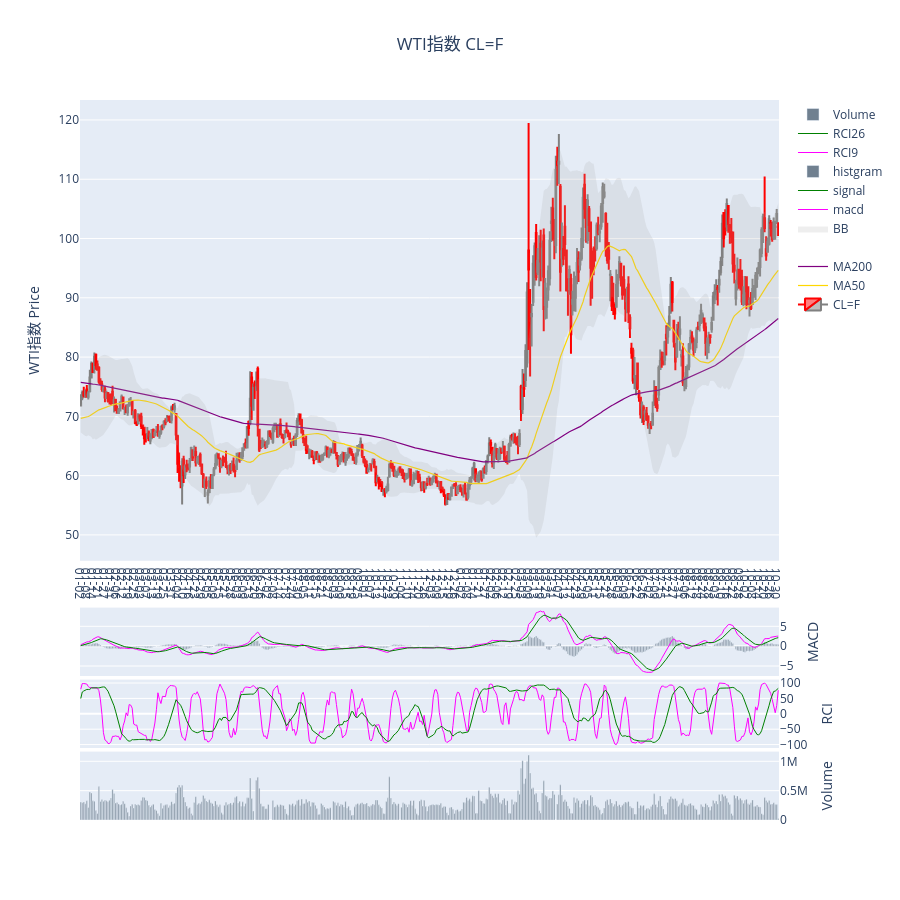

Notebook cell for this chart:
### Markdown cell above
### WTI

### Code cell
name = "WTI指数"
start = dt.datetime(2025, 1, 1).strftime("%Y-%m-%d")
# グラフ領域の作成
fig = stock_prices_and_oil_prices(
    code=wti,
    name=name,
    start=start,
    end=end,
    df_sp=None,
    df_wti=None
)
fig.show()

### Figure 1 — Plotly figure (JSON) as saved in the notebook; plotly's stock layout.template omitted (floating-point values rounded to 4 significant figures; data arrays with more than 128 entries replaced by an {"elided": "..."} marker saying what was removed)
{"data": [{"close": {"elided": "462 float values"}, "decreasing": {"line": {"color": "gray"}}, "high": {"elided": "462 float values"}, "increasing": {"line": {"color": "red"}}, "low": {"elided": "462 float values"}, "name": "CL=F", "open": {"elided": "462 float values"}, "type": "candlestick", "x": {"elided": "462 str values"}, "yaxis": "y"}, {"line": {"color": "gold", "width": 1.2}, "name": "MA50", "type": "scatter", "x": {"elided": "462 str values"}, "y": {"elided": "462 float values"}, "yaxis": "y"}, {"line": {"color": "purple", "width": 1.2}, "name": "MA200", "type": "scatter", "x": {"elided": "462 str values"}, "y": {"elided": "462 float values"}, "yaxis": "y"}, {"line": {"color": "lavender", "width": 0}, "name": "", "type": "scatter", "x": {"elided": "462 str values"}, "y": {"elided": "462 float values"}, "yaxis": "y"}, {"fill": "tonexty", "fillcolor": "rgba(170,170,170,.2)", "line": {"color": "lavender", "width": 0}, "name": "BB", "type": "scatter", "x": {"elided": "462 str values"}, "y": {"elided": "462 float values"}, "yaxis": "y"}, {"line": {"color": "magenta", "width": 1}, "name": "macd", "type": "scatter", "x": {"elided": "462 str values"}, "y": {"elided": "462 float values"}, "yaxis": "y3"}, {"line": {"color": "green", "width": 1}, "name": "signal", "type": "scatter", "x": {"elided": "462 str values"}, "y": {"elided": "462 float values"}, "yaxis": "y3"}, {"marker": {"color": "slategray"}, "name": "histgram", "type": "bar", "x": {"elided": "462 str values"}, "y": {"elided": "462 float values"}, "yaxis": "y3"}, {"line": {"color": "magenta", "width": 1}, "name": "RCI9", "type": "scatter", "x": {"elided": "462 str values"}, "y": {"elided": "462 float values"}, "yaxis": "y4"}, {"line": {"color": "green", "width": 1}, "name": "RCI26", "type": "scatter", "x": {"elided": "462 str values"}, "y": {"elided": "462 float values"}, "yaxis": "y4"}, {"marker": {"color": "slategray"}, "name": "Volume", "type": "bar", "x": {"elided": "462 str values"}, "y": {"elided": "462 int values"}, "yaxis": "y5"}], "layout": {"height": 900, "plot_bgcolor": "light blue", "title": {"text": "WTI指数 CL=F", "x": 0.5}, "xaxis": {"rangeslider": {"visible": false}, "ticktext": ["01-02", "01-08", "01-14", "01-21", "01-27", "01-31", "02-06", "02-12", "02-19", "02-25", "03-03", "03-07", "03-13", "03-19", "03-25", "03-31", "04-04", "04-10", "04-16", "04-23", "04-29", "05-05", "05-09", "05-15", "05-21", "05-28", "06-03", "06-09", "06-13", "06-20", "06-26", "07-02", "07-08", "07-14", "07-18", "07-24", "07-30", "08-05", "08-11", "08-15", "08-21", "08-27", "09-03", "09-09", "09-15", "09-19", "09-25", "10-01", "10-07", "10-13", "10-17", "10-23", "10-29", "11-04", "11-10", "11-14", "11-20", "11-26", "12-03", "12-09", "12-15", "12-19", "12-26", "01-02", "01-08", "01-14", "01-21", "01-27", "02-02", "02-06", "02-12", "02-19", "02-25", "03-03", "03-09", "03-13", "03-19", "03-25", "03-31", "04-07", "04-13", "04-17", "04-23", "04-29", "05-05", "05-11", "05-15", "05-21", "05-28", "06-03", "06-09", "06-15", "06-22", "06-26", "07-02", "07-09", "07-15", "07-21", "07-27", "07-31", "08-06", "08-12", "08-18", "08-24", "08-28", "09-03", "09-10", "09-16", "09-22", "09-28", "10-02", "10-08", "10-14", "10-20", "10-26", "10-30"], "tickvals": ["2025-01-02T00:00:00.000000", "2025-01-08T00:00:00.000000", "2025-01-14T00:00:00.000000", "2025-01-21T00:00:00.000000", "2025-01-27T00:00:00.000000", "2025-01-31T00:00:00.000000", "2025-02-06T00:00:00.000000", "2025-02-12T00:00:00.000000", "2025-02-19T00:00:00.000000", "2025-02-25T00:00:00.000000", "2025-03-03T00:00:00.000000", "2025-03-07T00:00:00.000000", "2025-03-13T00:00:00.000000", "2025-03-19T00:00:00.000000", "2025-03-25T00:00:00.000000", "2025-03-31T00:00:00.000000", "2025-04-04T00:00:00.000000", "2025-04-10T00:00:00.000000", "2025-04-16T00:00:00.000000", "2025-04-23T00:00:00.000000", "2025-04-29T00:00:00.000000", "2025-05-05T00:00:00.000000", "2025-05-09T00:00:00.000000", "2025-05-15T00:00:00.000000", "2025-05-21T00:00:00.000000", "2025-05-28T00:00:00.000000", "2025-06-03T00:00:00.000000", "2025-06-09T00:00:00.000000", "2025-06-13T00:00:00.000000", "2025-06-20T00:00:00.000000", "2025-06-26T00:00:00.000000", "2025-07-02T00:00:00.000000", "2025-07-08T00:00:00.000000", "2025-07-14T00:00:00.000000", "2025-07-18T00:00:00.000000", "2025-07-24T00:00:00.000000", "2025-07-30T00:00:00.000000", "2025-08-05T00:00:00.000000", "2025-08-11T00:00:00.000000", "2025-08-15T00:00:00.000000", "2025-08-21T00:00:00.000000", "2025-08-27T00:00:00.000000", "2025-09-03T00:00:00.000000", "2025-09-09T00:00:00.000000", "2025-09-15T00:00:00.000000", "2025-09-19T00:00:00.000000", "2025-09-25T00:00:00.000000", "2025-10-01T00:00:00.000000", "2025-10-07T00:00:00.000000", "2025-10-13T00:00:00.000000", "2025-10-17T00:00:00.000000", "2025-10-23T00:00:00.000000", "2025-10-29T00:00:00.000000", "2025-11-04T00:00:00.000000", "2025-11-10T00:00:00.000000", "2025-11-14T00:00:00.000000", "2025-11-20T00:00:00.000000", "2025-11-26T00:00:00.000000", "2025-12-03T00:00:00.000000", "2025-12-09T00:00:00.000000", "2025-12-15T00:00:00.000000", "2025-12-19T00:00:00.000000", "2025-12-26T00:00:00.000000", "2026-01-02T00:00:00.000000", "2026-01-08T00:00:00.000000", "2026-01-14T00:00:00.000000", "2026-01-21T00:00:00.000000", "2026-01-27T00:00:00.000000", "2026-02-02T00:00:00.000000", "2026-02-06T00:00:00.000000", "2026-02-12T00:00:00.000000", "2026-02-19T00:00:00.000000", "2026-02-25T00:00:00.000000", "2026-03-03T00:00:00.000000", "2026-03-09T00:00:00.000000", "2026-03-13T00:00:00.000000", "2026-03-19T00:00:00.000000", "2026-03-25T00:00:00.000000", "2026-03-31T00:00:00.000000", "2026-04-07T00:00:00.000000", "2026-04-13T00:00:00.000000", "2026-04-17T00:00:00.000000", "2026-04-23T00:00:00.000000", "2026-04-29T00:00:00.000000", "2026-05-05T00:00:00.000000", "2026-05-11T00:00:00.000000", "2026-05-15T00:00:00.000000", "2026-05-21T00:00:00.000000", "2026-05-28T00:00:00.000000", "2026-06-03T00:00:00.000000", "2026-06-09T00:00:00.000000", "2026-06-15T00:00:00.000000", "2026-06-22T00:00:00.000000", "2026-06-26T00:00:00.000000", "2026-07-02T00:00:00.000000", "2026-07-09T00:00:00.000000", "2026-07-15T00:00:00.000000", "2026-07-21T00:00:00.000000", "2026-07-27T00:00:00.000000", "2026-07-31T00:00:00.000000", "2026-08-06T00:00:00.000000", "2026-08-12T00:00:00.000000", "2026-08-18T00:00:00.000000", "2026-08-24T00:00:00.000000", "2026-08-28T00:00:00.000000", "2026-09-03T00:00:00.000000", "2026-09-10T00:00:00.000000", "2026-09-16T00:00:00.000000", "2026-09-22T00:00:00.000000", "2026-09-28T00:00:00.000000", "2026-10-02T00:00:00.000000", "2026-10-08T00:00:00.000000", "2026-10-14T00:00:00.000000", "2026-10-20T00:00:00.000000", "2026-10-26T00:00:00.000000", "2026-10-30T00:00:00.000000"], "type": "category"}, "yaxis": {"domain": [0.36, 1], "side": "left", "tickformat": ",", "title": {"text": "WTI指数 Price"}}, "yaxis2": {"domain": [0.3, 0.36], "overlaying": "y", "side": "right", "title": {"text": "SP500 / WTI"}}, "yaxis3": {"domain": [0.2, 0.295], "side": "right", "title": {"text": "MACD"}}, "yaxis4": {"domain": [0.1, 0.195], "side": "right", "title": {"text": "RCI"}}, "yaxis5": {"domain": [0, 0.095], "side": "right", "title": {"text": "Volume"}}}}
